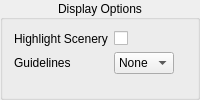
           <widget class="QGroupBox" name="groupBox_11">
            <property name="title">
             <string>Display Options</string>
            </property>
            <property name="alignment">
             <set>Qt::AlignCenter</set>
            </property>
            <layout class="QFormLayout" name="formLayout">
             <item row="0" column="0">
              <widget class="QLabel" name="label_11">
               <property name="text">
                <string>Highlight Scenery</string>
               </property>
              </widget>
             </item>
             <item row="0" column="1">
              <widget class="QCheckBox" name="checkScenery">
               <property name="text">
                <string/>
               </property>
              </widget>
             </item>
             <item row="1" column="0">
              <widget class="QLabel" name="label_10">
               <property name="text">
                <string>Guidelines</string>
               </property>
              </widget>
             </item>
             <item row="1" column="1">
              <widget class="QComboBox" name="comboGuidelines">
               <property name="sizePolicy">
                <sizepolicy hsizetype="Minimum" vsizetype="Fixed">
                 <horstretch>0</horstretch>
                 <verstretch>0</verstretch>
                </sizepolicy>
               </property>
               <property name="maximumSize">
                <size>
                 <width>60</width>
                 <height>16777215</height>
                </size>
               </property>
               <item>
                <property name="text">
                 <string>None</string>
                </property>
               </item>
               <item>
                <property name="text">
                 <string>4:3</string>
                </property>
               </item>
               <item>
                <property name="text">
                 <string>16:9</string>
                </property>
               </item>
              </widget>
             </item>
            </layout>
           </widget>
